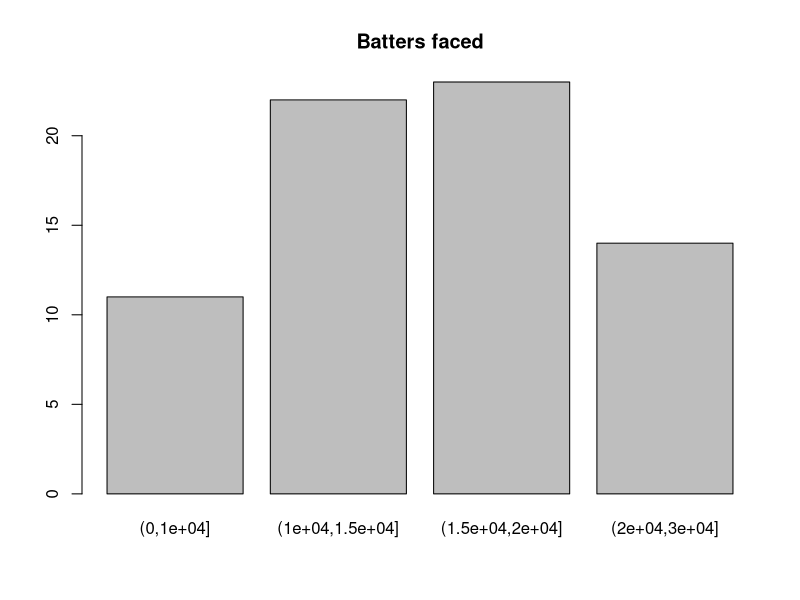

Reproduce this figure in R. (Note: this script raises an error after producing the figure.)
# Chapter 3: Exercises

setwd("/Users/jknabl/Documents/code-projects/baseball_R/data")

hofpitching <- read.csv("hofpitching.csv")
tail(hofpitching)

# BF statistic: batters faced.

hofpitching$BF.group <- with(hofpitching, cut(BF, c(0, 10000, 15000, 20000, 30000)))
labels = c("< 10000", "10k-15k", "15k-20k", "20k-30k")

# Construct a frequency table for grouped batters faced data
batters_faced_freq <- table(hofpitching$BF.group)

# Construct a bar graph of the table
barplot(batters_faced_freq, main="Batters faced")

hist(hofpitching$BF.group, labels=labels)

pie(batters_faced_freq, labels=labels, main="Batters faced")

